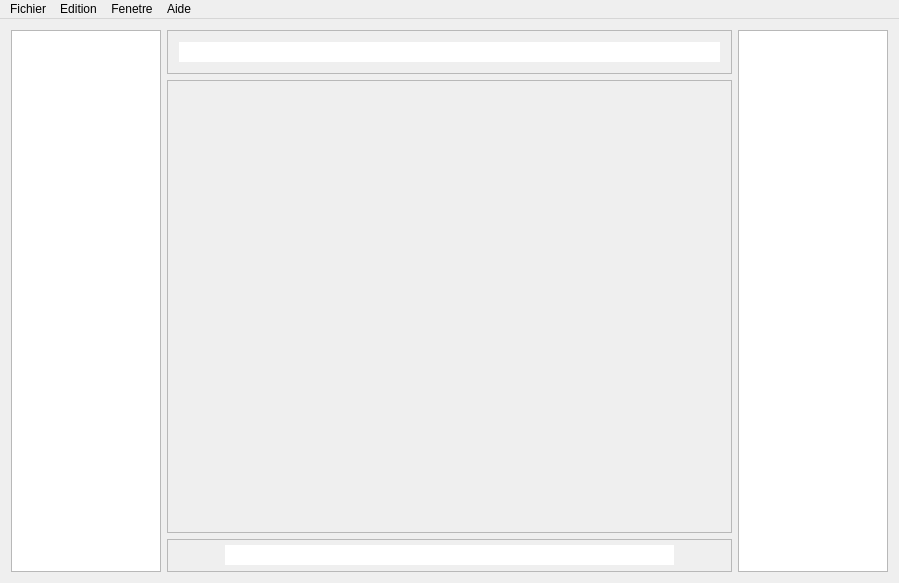
<?xml version="1.0" encoding="UTF-8"?>
<ui version="4.0">
 <class>MainFrame</class>
 <widget class="QMainWindow" name="MainFrame">
  <property name="geometry">
   <rect>
    <x>0</x>
    <y>0</y>
    <width>899</width>
    <height>583</height>
   </rect>
  </property>
  <property name="focusPolicy">
   <enum>Qt::ClickFocus</enum>
  </property>
  <property name="contextMenuPolicy">
   <enum>Qt::CustomContextMenu</enum>
  </property>
  <property name="windowTitle">
   <string>MainFrame</string>
  </property>
  <widget class="QWidget" name="mainLayout">
   <layout class="QHBoxLayout" name="horizontalLayout_3">
    <item>
     <widget class="QListWidget" name="channelList">
      <property name="minimumSize">
       <size>
        <width>50</width>
        <height>0</height>
       </size>
      </property>
      <property name="maximumSize">
       <size>
        <width>150</width>
        <height>16777215</height>
       </size>
      </property>
      <property name="frameShape">
       <enum>QFrame::StyledPanel</enum>
      </property>
      <property name="frameShadow">
       <enum>QFrame::Sunken</enum>
      </property>
      <property name="sortingEnabled">
       <bool>true</bool>
      </property>
     </widget>
    </item>
    <item>
     <layout class="QVBoxLayout" name="chatLayout">
      <item>
       <widget class="QFrame" name="verticalFrame">
        <property name="contextMenuPolicy">
         <enum>Qt::ActionsContextMenu</enum>
        </property>
        <property name="frameShape">
         <enum>QFrame::StyledPanel</enum>
        </property>
        <property name="frameShadow">
         <enum>QFrame::Sunken</enum>
        </property>
        <layout class="QVBoxLayout" name="verticalLayout">
         <item>
          <widget class="QLineEdit" name="topicDisplay">
           <property name="frame">
            <bool>false</bool>
           </property>
           <property name="readOnly">
            <bool>true</bool>
           </property>
          </widget>
         </item>
        </layout>
       </widget>
      </item>
      <item>
       <widget class="QScrollArea" name="scrollArea">
        <property name="autoFillBackground">
         <bool>true</bool>
        </property>
        <property name="frameShape">
         <enum>QFrame::StyledPanel</enum>
        </property>
        <property name="frameShadow">
         <enum>QFrame::Sunken</enum>
        </property>
        <property name="widgetResizable">
         <bool>true</bool>
        </property>
        <widget class="QWidget" name="scrollAreaWidgetContents">
         <property name="geometry">
          <rect>
           <x>0</x>
           <y>0</y>
           <width>563</width>
           <height>452</height>
          </rect>
         </property>
         <property name="mouseTracking">
          <bool>true</bool>
         </property>
         <property name="focusPolicy">
          <enum>Qt::StrongFocus</enum>
         </property>
         <property name="contextMenuPolicy">
          <enum>Qt::DefaultContextMenu</enum>
         </property>
         <layout class="QVBoxLayout" name="verticalLayout_2">
          <item>
           <layout class="QHBoxLayout" name="horizontalLayout">
            <item>
             <layout class="QVBoxLayout" name="nickBox"/>
            </item>
            <item>
             <layout class="QVBoxLayout" name="chatBox"/>
            </item>
           </layout>
          </item>
          <item>
           <spacer name="verticalSpacer">
            <property name="orientation">
             <enum>Qt::Vertical</enum>
            </property>
            <property name="sizeType">
             <enum>QSizePolicy::Expanding</enum>
            </property>
            <property name="sizeHint" stdset="0">
             <size>
              <width>20</width>
              <height>441</height>
             </size>
            </property>
           </spacer>
          </item>
         </layout>
        </widget>
       </widget>
      </item>
      <item>
       <widget class="QFrame" name="MessageBox">
        <property name="minimumSize">
         <size>
          <width>0</width>
          <height>0</height>
         </size>
        </property>
        <property name="maximumSize">
         <size>
          <width>16777215</width>
          <height>1677215</height>
         </size>
        </property>
        <property name="contextMenuPolicy">
         <enum>Qt::CustomContextMenu</enum>
        </property>
        <property name="frameShape">
         <enum>QFrame::StyledPanel</enum>
        </property>
        <property name="frameShadow">
         <enum>QFrame::Sunken</enum>
        </property>
        <layout class="QHBoxLayout" name="horizontalLayout_2">
         <property name="spacing">
          <number>6</number>
         </property>
         <property name="topMargin">
          <number>4</number>
         </property>
         <property name="bottomMargin">
          <number>5</number>
         </property>
         <item>
          <widget class="QPushButton" name="pushButton_upload">
           <property name="text">
            <string/>
           </property>
           <property name="flat">
            <bool>true</bool>
           </property>
          </widget>
         </item>
         <item>
          <widget class="QLineEdit" name="messageSender">
           <property name="minimumSize">
            <size>
             <width>0</width>
             <height>20</height>
            </size>
           </property>
           <property name="maximumSize">
            <size>
             <width>16777215</width>
             <height>20</height>
            </size>
           </property>
           <property name="frame">
            <bool>false</bool>
           </property>
          </widget>
         </item>
         <item>
          <widget class="QPushButton" name="pushButton_emojis">
           <property name="minimumSize">
            <size>
             <width>0</width>
             <height>20</height>
            </size>
           </property>
           <property name="maximumSize">
            <size>
             <width>16777215</width>
             <height>20</height>
            </size>
           </property>
           <property name="flat">
            <bool>true</bool>
           </property>
          </widget>
         </item>
        </layout>
       </widget>
      </item>
     </layout>
    </item>
    <item>
     <widget class="QListWidget" name="userList">
      <property name="minimumSize">
       <size>
        <width>50</width>
        <height>0</height>
       </size>
      </property>
      <property name="maximumSize">
       <size>
        <width>150</width>
        <height>16777215</height>
       </size>
      </property>
      <property name="mouseTracking">
       <bool>false</bool>
      </property>
      <property name="frameShape">
       <enum>QFrame::StyledPanel</enum>
      </property>
      <property name="frameShadow">
       <enum>QFrame::Sunken</enum>
      </property>
      <property name="sortingEnabled">
       <bool>true</bool>
      </property>
     </widget>
    </item>
   </layout>
  </widget>
  <widget class="QMenuBar" name="menuBar">
   <property name="geometry">
    <rect>
     <x>0</x>
     <y>0</y>
     <width>899</width>
     <height>21</height>
    </rect>
   </property>
   <widget class="QMenu" name="menuFichier">
    <property name="title">
     <string>Fichier</string>
    </property>
    <addaction name="actionConnect"/>
    <addaction name="actionDisconnect"/>
   </widget>
   <widget class="QMenu" name="menuEdition">
    <property name="title">
     <string>Edition</string>
    </property>
   </widget>
   <widget class="QMenu" name="menuFenetre">
    <property name="title">
     <string>Fenetre</string>
    </property>
    <widget class="QMenu" name="menuTheme">
     <property name="title">
      <string>Theme</string>
     </property>
     <addaction name="actionLight"/>
     <addaction name="actionDark"/>
     <addaction name="separator"/>
    </widget>
    <addaction name="menuTheme"/>
   </widget>
   <widget class="QMenu" name="menuAide">
    <property name="title">
     <string>Aide</string>
    </property>
   </widget>
   <addaction name="menuFichier"/>
   <addaction name="menuEdition"/>
   <addaction name="menuFenetre"/>
   <addaction name="menuAide"/>
  </widget>
  <action name="actioninp">
   <property name="text">
    <string>inp</string>
   </property>
  </action>
  <action name="actionConnect">
   <property name="text">
    <string>Connect</string>
   </property>
  </action>
  <action name="actionDisconnect">
   <property name="text">
    <string>Disconnect</string>
   </property>
  </action>
  <action name="actionLight">
   <property name="text">
    <string>Light</string>
   </property>
  </action>
  <action name="actionDark">
   <property name="text">
    <string>Dark</string>
   </property>
  </action>
 </widget>
 <layoutdefault spacing="6" margin="11"/>
 <resources/>
 <connections/>
</ui>
